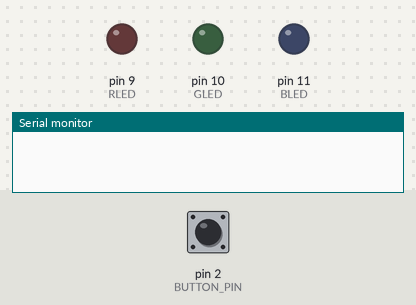
Simulated run of this sketch. Board: Arduino Uno, built with avr-gcc and run on an emulated ATmega328P. Shown: output pins drawn as LEDs (lit = HIGH), the last lines printed to the serial monitor. The test bench sets the inputs (shaded band); at power-on: pin 2 (BUTTON_PIN) LOW. Random numbers use the default seed unless the sketch sets one.

Above: at 1.2 s.
1.3 s: pin 2 (BUTTON_PIN) pulled HIGH for 1 s
At 2.77 s:
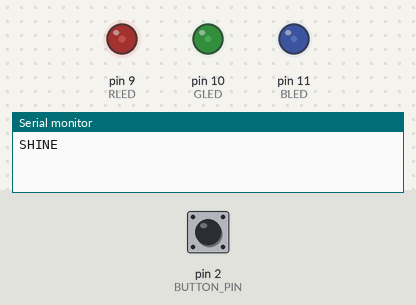
4.7 s: pin 2 (BUTTON_PIN) pulled HIGH for 3.2 s
10.6 s: pin 2 (BUTTON_PIN) pulled HIGH for 0.15 s
12.7 s: pin 2 (BUTTON_PIN) pulled HIGH for 1 s
At 14.76 s:
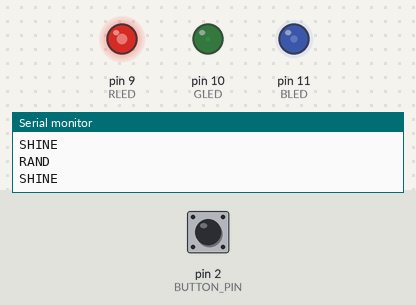
16.7 s: pin 2 (BUTTON_PIN) pulled HIGH for 3.2 s
At 22.8 s:
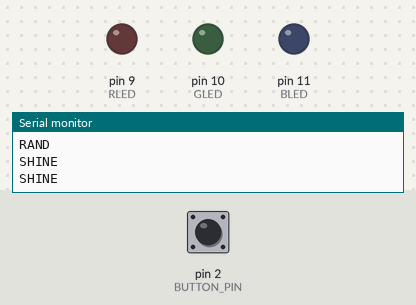
22.9 s: pin 2 (BUTTON_PIN) pulled HIGH for 1 s
At 26.18 s:
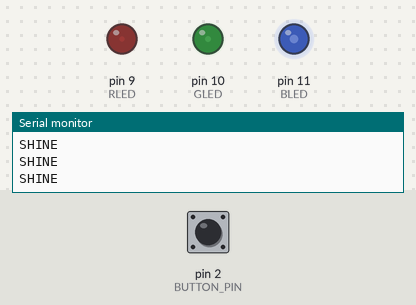
Timing chart, 0 to 27.9 s (numbered marks = the images above; inputs shaded):
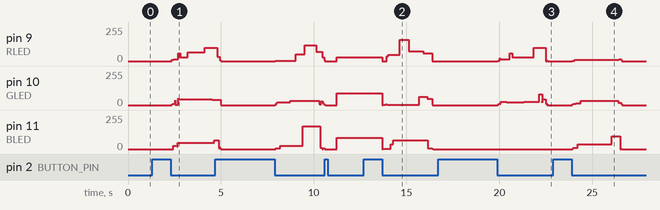

The sketch:

Buttonstest.ino
```cpp
#define BUTTON_PIN 2

int RLED = 9;
int GLED = 10;
int BLED = 11;

int bounceTime = 10;          // задержка для подавления дребезга
int holdTime = 500;           // время, в течение которого нажатие можно считать удержанием кнопки
int doubleTime = 500;         // время, в течение которого нажатия можно считать двойным
int holdTimeSum = 0;
int i = 0;

boolean lastReading = false;  // флаг предыдущего состояния кнопки
boolean buttonSingle = false; // флаг состояния "краткое нажатие"
boolean buttonMulti = false;  // флаг состояния "двойное нажатие"
boolean buttonHold = false;   // флаг состояния "долгое нажатие"

long onTime = 0;              // переменная обработки временного интервала
long lastSwitchTime = 0;      // переменная времени предыдущего переключения состояния

void setup(){
  Serial.begin(9600);
  pinMode(RLED, OUTPUT);
  pinMode(GLED, OUTPUT);
  pinMode(BLED, OUTPUT);
}

void loop(){
  boolean reading = digitalRead(BUTTON_PIN);

  if (reading && !lastReading){
    onTime = millis();
  }

  if (reading && lastReading){
    if ((millis() - onTime) > holdTime){
      holdTimeSum = (millis() - onTime);
      buttonHold = true;
    }
  }

  if (!reading && lastReading){
    if (((millis() - onTime) > bounceTime) && !buttonHold){
      if ((millis() - lastSwitchTime) >= doubleTime){
        lastSwitchTime = millis();
        buttonSingle = true;
        i=1;
      } else {
        i++;
        lastSwitchTime = millis();
        buttonSingle = false;
        buttonMulti = true;
      }
    }
    if (buttonHold){
      isButtonHold( holdTimeSum );
    }
  }

  lastReading = reading;

  if (buttonSingle && (millis() - lastSwitchTime) > doubleTime){
    isButtonSingle();
  }
  if (buttonMulti && (millis() - lastSwitchTime) > doubleTime){
    isButtonMulti(i);
  }
}

void isButtonSingle(){
    buttonMulti = false;
    buttonSingle = false;
    rgbRand();
}
void isButtonMulti( int count ){
    buttonSingle = false;
    buttonMulti = false;
    rgbMulti(count);
}

void isButtonHold( int count ){
    buttonHold = false;
    buttonMulti = false;
    if( count <= 5000 ){
      rgbShine();
    } else {
      rgbOff();
    }
}

void rgbMulti( int count){
  int j;
  Serial.println("MULTI");
  Serial.println(count);
  for(j=1; j <= count; j++){
    analogWrite(RLED, 127);
    analogWrite(GLED, 127);
    analogWrite(BLED, 127);
    delay(500);
    analogWrite(RLED, 0);
    analogWrite(GLED, 0);
    analogWrite(BLED, 0);
    delay(500);
  }
}

void rgbRand(){
    Serial.println("RAND");
    analogWrite(RLED, random(127));
    analogWrite(GLED, random(127));
    analogWrite(BLED, random(127));
}

void rgbShine(){
  int j;
  Serial.println("SHINE");
  for(j=0;j<=255;j++){
    analogWrite(RLED, random(0,j));
    analogWrite(GLED, random(0,j));
    analogWrite(BLED, random(0,j));
    delay(5);
  }
  for(j=255;j>=0;j--){
    analogWrite(RLED, random(0,j));
    analogWrite(GLED, random(0,j));
    analogWrite(BLED, random(0,j));
    delay(5);
  }
}

void rgbOff(){
    Serial.println("OFF");
    analogWrite(RLED, 0);
    analogWrite(GLED, 0);
    analogWrite(BLED, 0);
}
```

Measured:
- after the input at 1.3 s, pin 9 (RLED): 0/255 → 8/255 after 1.1 s, → 14/255 0.10 s later, → 59/255 0.25 s later, → 29/255 0.10 s later, … (6 changes in this stretch); pin 11 (BLED): 0/255 → 24/255 after 1.1 s, → 47/255 0.22 s later, → 67/255 2.0 s later
- after the input at 12.7 s, pin 11 (BLED): 86/255 → 2/255 after 1.0 s, → 34/255 0.44 s later, → 66/255 0.15 s later, → 7/255 1.9 s later, … (5 changes in this stretch)
- after the input at 16.7 s, pin 11 (BLED): 0/255 → 2/255 after 5.9 s, → 0/255 0.02 s later
- after the input at 22.9 s, pin 9 (RLED): 0/255 → 2/255 after 1.0 s, → 11/255 0.15 s later, → 14/255 2.4 s later, → 0/255 0.15 s later; pin 10 (GLED): rises from 0/255 to 31/255 in 0.46 s, then falls to 0/255 in 2.2 s; pin 11 (BLED): 0/255 → 10/255 after 1.0 s, → 37/255 0.31 s later, → 94/255 1.8 s later, → 0/255 0.46 s later
